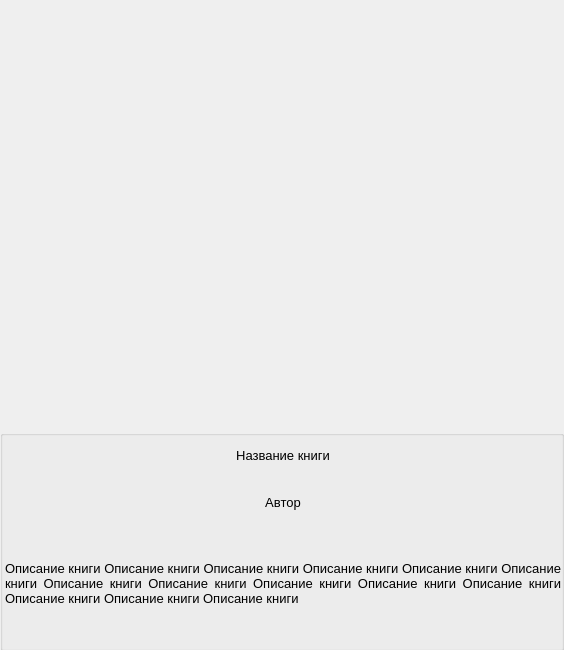
<?xml version="1.0" encoding="UTF-8"?>
<ui version="4.0">
 <class>BookForm</class>
 <widget class="QDialog" name="BookForm">
  <property name="geometry">
   <rect>
    <x>0</x>
    <y>0</y>
    <width>564</width>
    <height>650</height>
   </rect>
  </property>
  <property name="windowTitle">
   <string>Dialog</string>
  </property>
  <widget class="QGroupBox" name="groupBox">
   <property name="geometry">
    <rect>
     <x>0</x>
     <y>430</y>
     <width>564</width>
     <height>221</height>
    </rect>
   </property>
   <property name="maximumSize">
    <size>
     <width>16777215</width>
     <height>16777215</height>
    </size>
   </property>
   <property name="title">
    <string/>
   </property>
   <widget class="QLabel" name="Name_Book">
    <property name="geometry">
     <rect>
      <x>5</x>
      <y>0</y>
      <width>556</width>
      <height>51</height>
     </rect>
    </property>
    <property name="text">
     <string>&lt;html&gt;&lt;head/&gt;&lt;body&gt;&lt;p align=&quot;center&quot;&gt;&lt;span style=&quot; font-size:10pt;&quot;&gt;Название книги&lt;/span&gt;&lt;/p&gt;&lt;/body&gt;&lt;/html&gt;</string>
    </property>
    <property name="wordWrap">
     <bool>true</bool>
    </property>
   </widget>
   <widget class="QLabel" name="Author_Book">
    <property name="geometry">
     <rect>
      <x>5</x>
      <y>52</y>
      <width>556</width>
      <height>41</height>
     </rect>
    </property>
    <property name="text">
     <string>&lt;html&gt;&lt;head/&gt;&lt;body&gt;&lt;p align=&quot;center&quot;&gt;&lt;span style=&quot; font-size:10pt;&quot;&gt;Автор&lt;/span&gt;&lt;/p&gt;&lt;/body&gt;&lt;/html&gt;</string>
    </property>
    <property name="wordWrap">
     <bool>true</bool>
    </property>
   </widget>
   <widget class="QLabel" name="Opisanie_Book">
    <property name="geometry">
     <rect>
      <x>5</x>
      <y>93</y>
      <width>556</width>
      <height>121</height>
     </rect>
    </property>
    <property name="frameShape">
     <enum>QFrame::NoFrame</enum>
    </property>
    <property name="frameShadow">
     <enum>QFrame::Plain</enum>
    </property>
    <property name="text">
     <string>&lt;html&gt;&lt;head/&gt;&lt;body&gt;&lt;p align=&quot;justify&quot;&gt;&lt;span style=&quot; font-size:10pt;&quot;&gt;Описание книги  Описание книги Описание книги Описание книги Описание книги Описание книги Описание книги Описание книги Описание книги Описание книги Описание книги Описание книги Описание книги Описание книги&lt;/span&gt;&lt;/p&gt;&lt;/body&gt;&lt;/html&gt;</string>
    </property>
    <property name="textFormat">
     <enum>Qt::AutoText</enum>
    </property>
    <property name="scaledContents">
     <bool>false</bool>
    </property>
    <property name="wordWrap">
     <bool>true</bool>
    </property>
    <property name="openExternalLinks">
     <bool>false</bool>
    </property>
   </widget>
  </widget>
  <widget class="QLabel" name="bookImage">
   <property name="geometry">
    <rect>
     <x>16</x>
     <y>12</y>
     <width>541</width>
     <height>411</height>
    </rect>
   </property>
   <property name="text">
    <string/>
   </property>
  </widget>
 </widget>
 <resources/>
 <connections/>
</ui>
